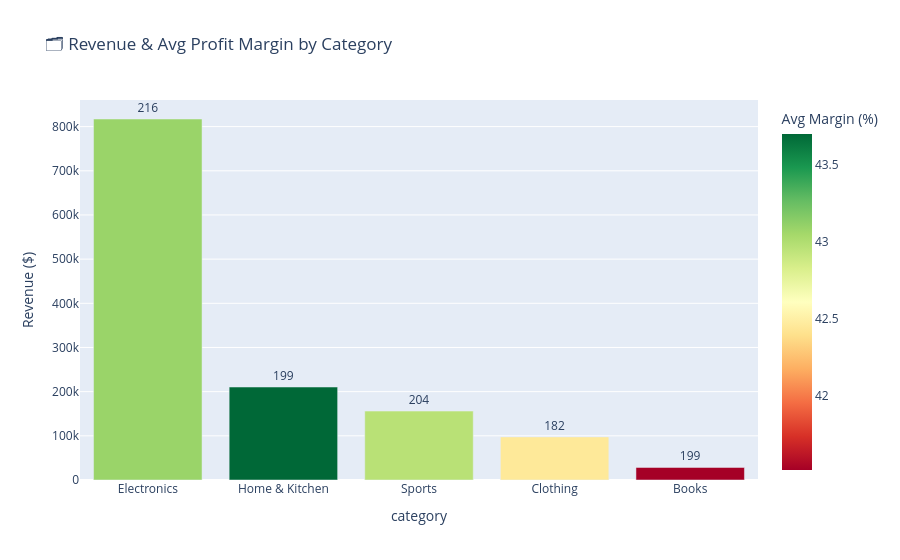

The code cell stored with this chart in its notebook:
### Markdown cell above
## 5. Revenue by Category

### Code cell
cat_sales = df.groupby('category').agg(
    Revenue=('revenue','sum'),
    Orders=('order_id','count'),
    AvgProfit=('profit_margin','mean')
).reset_index().sort_values('Revenue', ascending=False)

fig = px.bar(cat_sales, x='category', y='Revenue',
             color='AvgProfit', color_continuous_scale='RdYlGn',
             text='Orders',
             title='🗂️ Revenue & Avg Profit Margin by Category',
             labels={'Revenue':'Revenue ($)','AvgProfit':'Avg Margin (%)'})
fig.update_traces(textposition='outside')
fig.show()

### Figure 1 — Plotly figure (JSON) as saved in the notebook; plotly's stock layout.template omitted (floating-point values rounded to 4 significant figures)
{"data": [{"hovertemplate": "category=%{x}<br>Revenue ($)=%{y}<br>Orders=%{text}<br>Avg Margin (%)=%{marker.color}<extra></extra>", "legendgroup": "", "marker": {"color": [43.09, 43.7, 42.96, 42.45, 41.52], "coloraxis": "coloraxis", "pattern": {"shape": ""}}, "name": "", "orientation": "v", "showlegend": false, "text": [216.0, 199.0, 204.0, 182.0, 199.0], "textposition": "outside", "type": "bar", "x": ["Electronics", "Home & Kitchen", "Sports", "Clothing", "Books"], "xaxis": "x", "y": [817200.0, 210500.0, 156000.0, 97590.0, 28400.0], "yaxis": "y"}], "layout": {"barmode": "relative", "coloraxis": {"colorbar": {"title": {"text": "Avg Margin (%)"}}, "colorscale": [[0.0, "rgb(165,0,38)"], [0.1, "rgb(215,48,39)"], [0.2, "rgb(244,109,67)"], [0.3, "rgb(253,174,97)"], [0.4, "rgb(254,224,139)"], [0.5, "rgb(255,255,191)"], [0.6, "rgb(217,239,139)"], [0.7, "rgb(166,217,106)"], [0.8, "rgb(102,189,99)"], [0.9, "rgb(26,152,80)"], [1.0, "rgb(0,104,55)"]]}, "legend": {"tracegroupgap": 0}, "title": {"text": "🗂️ Revenue & Avg Profit Margin by Category"}, "xaxis": {"anchor": "y", "domain": [0.0, 1.0], "title": {"text": "category"}}, "yaxis": {"anchor": "x", "domain": [0.0, 1.0], "title": {"text": "Revenue ($)"}}}}
